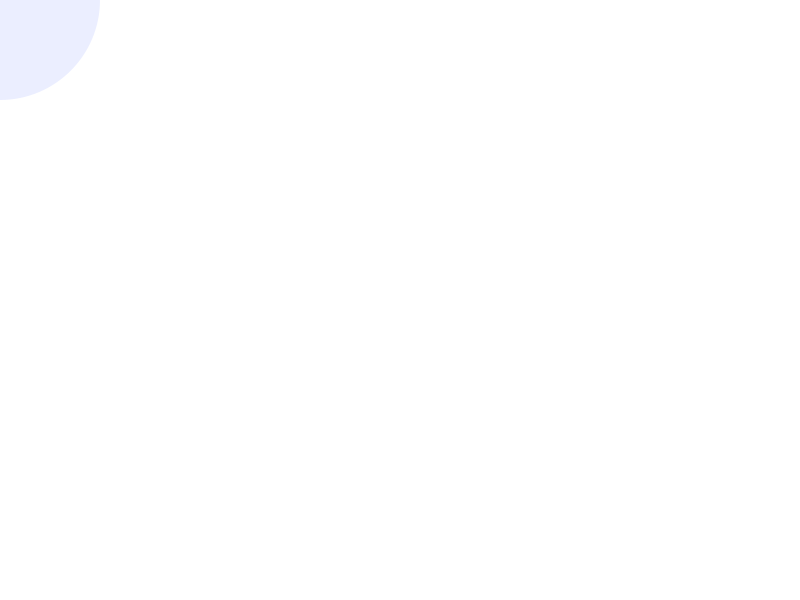
Frame 1 (no input)
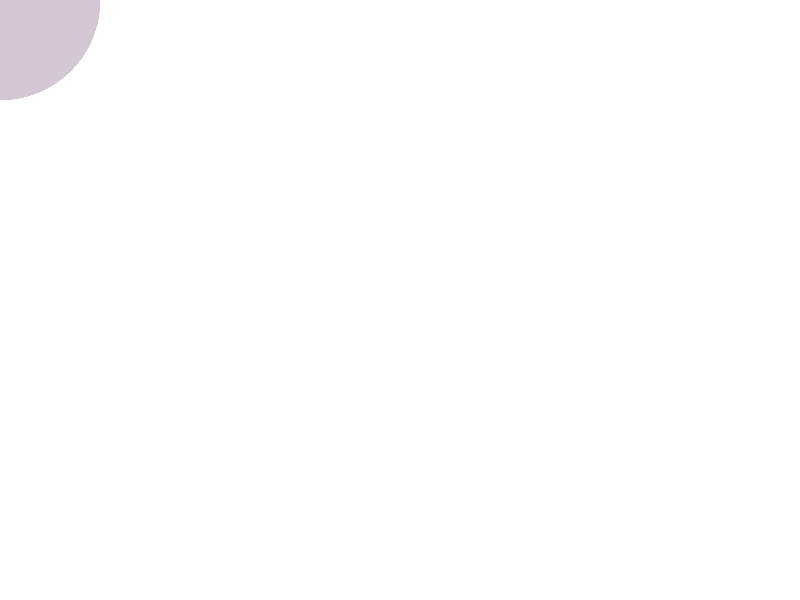
Frame 60 (the mouse pressed at the canvas centre just before this capture)
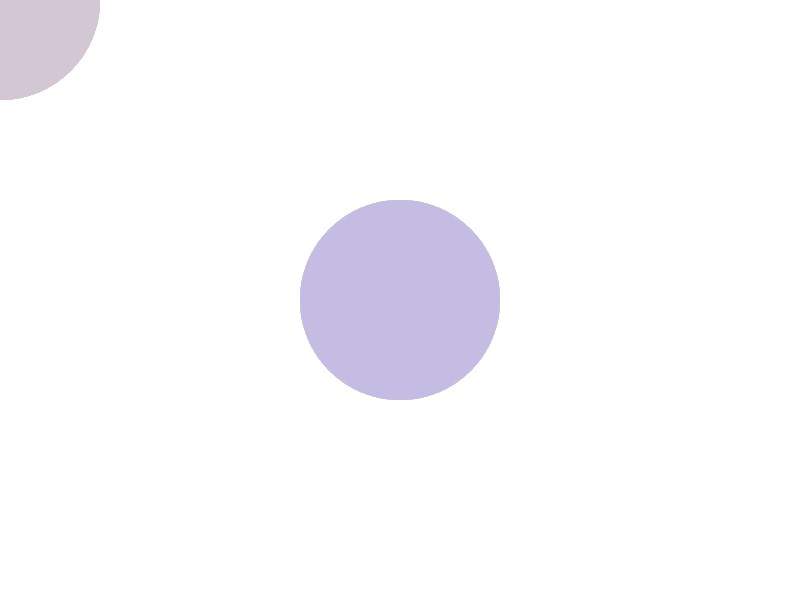
Frame 120 (the mouse held since frame 60 and released just before this capture)

The Processing sketch that drew these frames (run headless with seeded random() and noise(); from frame 60 on, the mouse is pressed at the canvas centre):

// Processing sketch: processing_164531
// ── processing_164531.pde

int counter;

void setup() {  //setup function called initially, only once
  size(800, 600);
  background(255);  //set background white
  colorMode(HSB);   //set colors to Hue, Saturation, Brightness mode
  counter = 0;
}

void draw() {  //draw function loops 
  counter++;
  noStroke();
  fill(random(255),100,255,50);
  
  ellipse(mouseX, mouseY, 200, 200);
  
  
}
